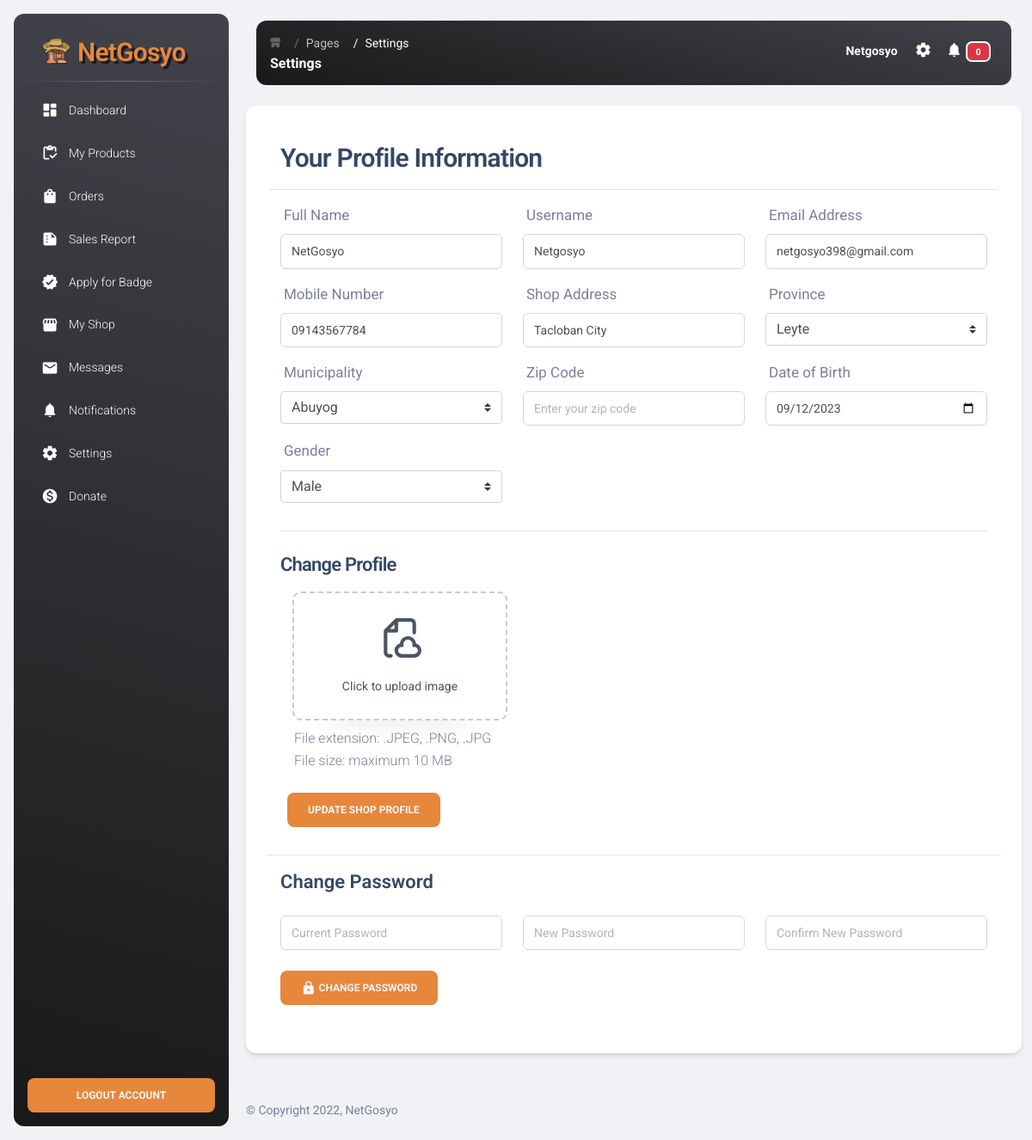
Page /Seller_Page/settings.php on the committed database.
### tables this page shows
CREATE TABLE `user_form` (
  `id` int(100) NOT NULL,
  `fullname` varchar(100) NOT NULL,
  `email` varchar(100) NOT NULL,
  `username` varchar(255) NOT NULL,
  `password` varchar(100) NOT NULL,
  `checkout_pass` varchar(250) NOT NULL,
  `phonenumber` varchar(255) NOT NULL,
  `address` varchar(255) NOT NULL,
  `address2` varchar(500) NOT NULL,
  `archipelago` varchar(250) NOT NULL,
  `landmark` varchar(500) NOT NULL,
  `city` varchar(250) NOT NULL,
  `province` varchar(250) NOT NULL,
  `zip` varchar(250) NOT NULL,
  `dateofbirth` varchar(255) NOT NULL,
  `gender` varchar(255) NOT NULL,
  `image` varchar(255) NOT NULL,
  `shopname` varchar(250) NOT NULL DEFAULT 'user',
  `shopdesc` varchar(5000) NOT NULL,
  `vkey` varchar(50) NOT NULL,
  `verify_token` varchar(100) NOT NULL,
  `verified` tinyint(1) NOT NULL DEFAULT 0,
  `register_date` timestamp NOT NULL DEFAULT current_timestamp() ON UPDATE current_timestamp(),
  `id_pic` varchar(255) DEFAULT NULL,
  `has_verified_badge` tinyint(1) DEFAULT NULL,
  `is_banned` tinyint(1) NOT NULL DEFAULT 0,
  `number_verified` tinyint(4) NOT NULL DEFAULT 0
);

### Seller_Page/settings.php (the view, shortened to what the rows shown need)
<?php
  include('header.php');
  $username = $_SESSION["user_id"] ?? '3';
  $findresult = mysqli_query($conn, "SELECT * FROM user_form WHERE id = '$user_id'");
  if ($res = mysqli_fetch_array($findresult)) {
    $fullname = $res['fullname'] ?? '';
    $username = $res['username'] ?? '';
    $email = $res['email'] ?? '';
    $phonenumber = $res['phonenumber'] ?? '';
    $address = $res['address'] ?? '';
    $dateofbirth = $res['dateofbirth'] ?? '';
}
?>
<main class="main-content position-relative max-height-vh-100 h-100 border-radius-lg ">
    <nav class="navbar navbar-main bg-gradient-dark navbar-expand-lg position-sticky mt-4 top-1 px-0 mx-4 shadow-none border-radius-xl z-index-sticky"
        id="navbarBlur" data-scroll="false">
        <div class="container-fluid py-1 px-3">
            <?php
                include('navbar.php');
            ?>
        </div>
    </nav>
    <div class="container-fluid py-4">
        <form action="" method="post" enctype='multipart/form-data'>
            <div class="row mb-2">
                <div class="col-lg-12">
                    <div class="card">
                        <div class="card-body">
                            <div class="tab-pane active" id="profile">
                                <div class="p-3">
                                    <div class="row mt-2 border-top">
                                        <div class="col-md-4 mt-3">
                                            <div class="input-group input-group-outline">
                                                <input type="text" name="fullname" placeholder="Enter your fullname"
                                                    class="form-control" value="<?php echo $fullname; ?>">
                                            </div>
                                        </div>
                                        <div class="col-md-4 mt-3">
                                            <div class="input-group input-group-outline">
                                                <input type="text" name="username" placeholder="Enter your username"
                                                    class="form-control" value="<?php echo $username; ?>">
                                            </div>
                                        </div>
                                        <div class="col-md-4 mt-3">
                                            <div class="input-group input-group-outline">
                                                <input type="text" name="emails" placeholder="Enter your email address"
                                                    class="form-control" value="<?php echo $email; ?>">
                                            </div>
                                        </div>
                                        <div class="col-md-4 mt-3">
                                            <div class="input-group input-group-outline">
                                                <input type="text" name="number" placeholder="Enter your mobile number"
                                                    class="form-control" value="<?php echo $phonenumber; ?>">
                                            </div>
                                        </div>
                                        <div class="col-md-4 mt-3">
                                            <div class="input-group input-group-outline">
                                                <input type="text" name="address" placeholder="Enter your address"
                                                    class="form-control" value="<?php echo $address; ?>">
                                            </div>
                                        </div>
                                        <div class="col-md-4 mt-3">
                                            <div class="input-group input-group-outline">
                                                <input type="date" name="datebirth" placeholder="Enter your zip code"
                                                    class="form-control" value="<?php echo $dateofbirth; ?>">
                                            </div>
                                        </div>
                                    </div>
                                </div>
                            </div>
                        </div>
                    </div>
                </div>
            </div>
        </form>
    </div>
    <?php
  include('footer.php');
  ?>

### Seller_Page/navbar.php (shortened to what the rows shown need)
<div class="collapse navbar-collapse mt-sm-0 mt-2 me-md-0 me-sm-4" id="navbarSupportedContent">
    <ul class="navbar-nav  justify-content-end">
        <li class="nav-item">
            <a href="profile.php" class="nav-link text-body p-0 position-relative">
                <?php
              $select_seller = mysqli_query($conn, "SELECT * FROM `user_form` where id = '$user_id' ") or die('query failed!');
                  if(mysqli_num_rows($select_seller) > 0){
                  while($fetch_seller = mysqli_fetch_assoc($select_seller)){
              ?>
                  <span class="me-sm-1 text-white"><b><?php echo $fetch_seller['username'] ?? ''; ?></b></span>
                  <?php
                      };
                  };
              ?>
            </a>
        </li>
    </ul>
</div>

### rows in the picture
user_form: username "Netgosyo", fullname "NetGosyo", emails "netgosyo398@gmail.com", number "09143567784", address "Tacloban City", datebirth "09/12/2023"

### other values in the picture
mysqli_num_rows($notifications) "0"
form field province "Leyte"
form field Municipality "Abuyog"
form field Gender "Male"
